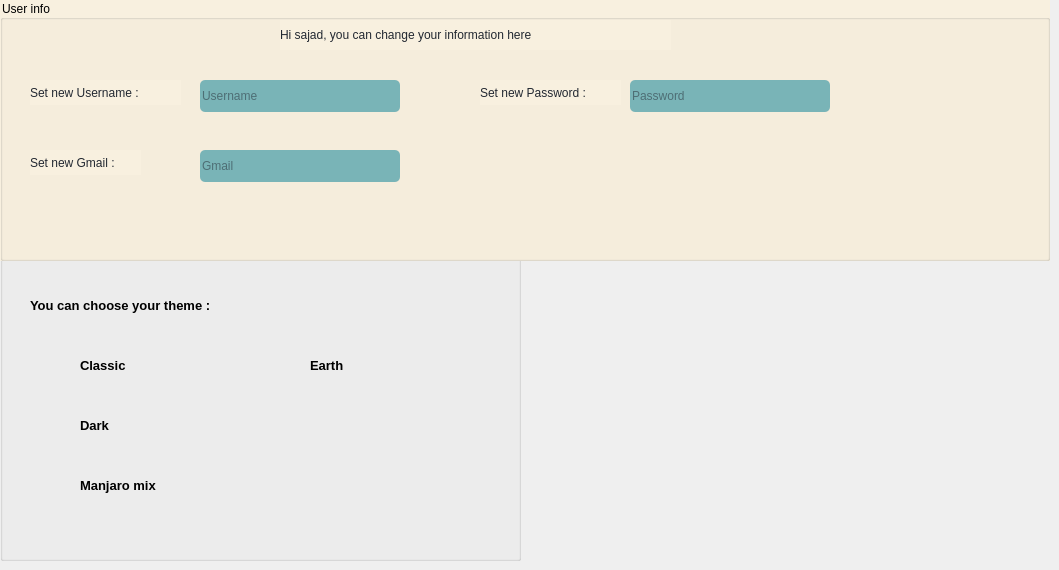
    <widget class="QWidget" name="tab_8">
     <attribute name="title">
      <string>setting</string>
     </attribute>
     <widget class="QGroupBox" name="groupBox_2">
      <property name="geometry">
       <rect>
        <x>0</x>
        <y>250</y>
        <width>521</width>
        <height>311</height>
       </rect>
      </property>
      <property name="styleSheet">
       <string notr="true">font: 87 11pt &quot;Roboto Black&quot;;</string>
      </property>
      <property name="title">
       <string/>
      </property>
      <widget class="QLabel" name="label_24">
       <property name="geometry">
        <rect>
         <x>30</x>
         <y>40</y>
         <width>271</width>
         <height>31</height>
        </rect>
       </property>
       <property name="text">
        <string>&lt;html&gt;&lt;head/&gt;&lt;body&gt;&lt;p&gt;&lt;span style=&quot; font-size:10pt; font-weight:600;&quot;&gt;You can choose your theme :&lt;/span&gt;&lt;/p&gt;&lt;/body&gt;&lt;/html&gt;</string>
       </property>
      </widget>
      <widget class="QPushButton" name="classic">
       <property name="geometry">
        <rect>
         <x>30</x>
         <y>100</y>
         <width>31</width>
         <height>31</height>
        </rect>
       </property>
       <property name="styleSheet">
        <string notr="true">QPushButton {
    border-radius: 15px;
    background: qradialgradient(
        cx: 0.3, cy: -0.4, fx: 0.3, fy: -0.4,
        radius: 1.35, stop: 0 #d5d5d5
        );
    padding: 5px;
    }

</string>
       </property>
       <property name="text">
        <string/>
       </property>
      </widget>
      <widget class="QPushButton" name="dark_blue">
       <property name="geometry">
        <rect>
         <x>30</x>
         <y>160</y>
         <width>31</width>
         <height>31</height>
        </rect>
       </property>
       <property name="styleSheet">
        <string notr="true">QPushButton {
    border-radius: 15px;
    background: qradialgradient(
        cx: 0.3, cy: -0.4, fx: 0.3, fy: -0.4,
        radius: 1.35, stop: 0 #162d44
        );
    padding: 5px;
    }

</string>
       </property>
       <property name="text">
        <string/>
       </property>
      </widget>
      <widget class="QPushButton" name="mnjaromix">
       <property name="geometry">
        <rect>
         <x>30</x>
         <y>220</y>
         <width>31</width>
         <height>31</height>
        </rect>
       </property>
       <property name="styleSheet">
        <string notr="true">QPushButton {
    border-radius: 15px;
    background: qradialgradient(
        cx: 0.3, cy: -0.4, fx: 0.3, fy: -0.4,
        radius: 1.35, stop: 0 #7bd3a3
        );
    padding: 5px;
    }

</string>
       </property>
       <property name="text">
        <string/>
       </property>
      </widget>
      <widget class="QLabel" name="label_25">
       <property name="geometry">
        <rect>
         <x>80</x>
         <y>100</y>
         <width>71</width>
         <height>31</height>
        </rect>
       </property>
       <property name="text">
        <string>&lt;html&gt;&lt;head/&gt;&lt;body&gt;&lt;p&gt;&lt;span style=&quot; font-size:10pt; font-weight:600;&quot;&gt;Classic&lt;/span&gt;&lt;/p&gt;&lt;/body&gt;&lt;/html&gt;</string>
       </property>
      </widget>
      <widget class="QLabel" name="label_26">
       <property name="geometry">
        <rect>
         <x>80</x>
         <y>160</y>
         <width>91</width>
         <height>31</height>
        </rect>
       </property>
       <property name="text">
        <string>&lt;html&gt;&lt;head/&gt;&lt;body&gt;&lt;p&gt;&lt;span style=&quot; font-size:10pt; font-weight:600;&quot;&gt;Dark&lt;/span&gt;&lt;/p&gt;&lt;/body&gt;&lt;/html&gt;</string>
       </property>
      </widget>
      <widget class="QLabel" name="label_27">
       <property name="geometry">
        <rect>
         <x>80</x>
         <y>220</y>
         <width>121</width>
         <height>31</height>
        </rect>
       </property>
       <property name="styleSheet">
        <string notr="true"/>
       </property>
       <property name="text">
        <string>&lt;html&gt;&lt;head/&gt;&lt;body&gt;&lt;p&gt;&lt;span style=&quot; font-size:10pt; font-weight:600;&quot;&gt;Manjaro mix&lt;/span&gt;&lt;/p&gt;&lt;/body&gt;&lt;/html&gt;</string>
       </property>
      </widget>
      <widget class="QPushButton" name="Earth">
       <property name="geometry">
        <rect>
         <x>260</x>
         <y>100</y>
         <width>31</width>
         <height>31</height>
        </rect>
       </property>
       <property name="styleSheet">
        <string notr="true">QPushButton {
    border-radius: 15px;
    background: qradialgradient(
        cx: 0.3, cy: -0.4, fx: 0.3, fy: -0.4,
        radius: 1.35, stop: 0 #609966
        );
    padding: 5px;
    }

</string>
       </property>
       <property name="text">
        <string/>
       </property>
      </widget>
      <widget class="QLabel" name="label_14">
       <property name="geometry">
        <rect>
         <x>310</x>
         <y>100</y>
         <width>121</width>
         <height>31</height>
        </rect>
       </property>
       <property name="styleSheet">
        <string notr="true"/>
       </property>
       <property name="text">
        <string>&lt;html&gt;&lt;head/&gt;&lt;body&gt;&lt;p&gt;&lt;span style=&quot; font-size:10pt; font-weight:600;&quot;&gt;Earth&lt;/span&gt;&lt;/p&gt;&lt;/body&gt;&lt;/html&gt;</string>
       </property>
      </widget>
     </widget>
     <widget class="QGroupBox" name="groupBox">
      <property name="geometry">
       <rect>
        <x>0</x>
        <y>0</y>
        <width>1050</width>
        <height>261</height>
       </rect>
      </property>
      <property name="styleSheet">
       <string notr="true">font: 87 9pt &quot;Roboto Black&quot;;
background-color: rgb(248, 240, 223);
</string>
      </property>
      <property name="title">
       <string>User info</string>
      </property>
      <widget class="QLabel" name="label_10">
       <property name="geometry">
        <rect>
         <x>280</x>
         <y>20</y>
         <width>391</width>
         <height>30</height>
        </rect>
       </property>
       <property name="styleSheet">
        <string notr="true">font: 87 11pt &quot;Roboto Black&quot;;
color:  rgb(34, 40, 49);
 </string>
       </property>
       <property name="text">
        <string>Hi sajad, you can change your information here</string>
       </property>
      </widget>
      <widget class="QLineEdit" name="create_username">
       <property name="geometry">
        <rect>
         <x>200</x>
         <y>80</y>
         <width>200</width>
         <height>32</height>
        </rect>
       </property>
       <property name="styleSheet">
        <string notr="true">font: 75 8pt &quot;Calibri (Body)&quot;;
background-color: rgb(121, 180, 183);
color: rgb(34, 40, 49);
border-radius:5px;



</string>
       </property>
       <property name="text">
        <string/>
       </property>
       <property name="placeholderText">
        <string>Username</string>
       </property>
      </widget>
      <widget class="QLabel" name="label_11">
       <property name="geometry">
        <rect>
         <x>30</x>
         <y>80</y>
         <width>151</width>
         <height>25</height>
        </rect>
       </property>
       <property name="styleSheet">
        <string notr="true">color: rgb(34, 40, 49);
 </string>
       </property>
       <property name="text">
        <string>Set new Username :</string>
       </property>
      </widget>
      <widget class="QLineEdit" name="create_gmail">
       <property name="geometry">
        <rect>
         <x>200</x>
         <y>150</y>
         <width>200</width>
         <height>32</height>
        </rect>
       </property>
       <property name="styleSheet">
        <string notr="true">font: 75 8pt &quot;Calibri (Body)&quot;;
background-color: rgb(121, 180, 183);
color: rgb(34, 40, 49);
border-radius:5px;



</string>
       </property>
       <property name="text">
        <string/>
       </property>
       <property name="placeholderText">
        <string>Gmail</string>
       </property>
      </widget>
      <widget class="QLineEdit" name="create_password">
       <property name="geometry">
        <rect>
         <x>630</x>
         <y>80</y>
         <width>200</width>
         <height>32</height>
        </rect>
       </property>
       <property name="styleSheet">
        <string notr="true">font: 75 8pt &quot;Calibri (Body)&quot;;
background-color: rgb(121, 180, 183);
color: rgb(34, 40, 49);
border-radius:5px;



</string>
       </property>
       <property name="echoMode">
        <enum>QLineEdit::Password</enum>
       </property>
       <property name="placeholderText">
        <string>Password</string>
       </property>
      </widget>
      <widget class="QLabel" name="label_12">
       <property name="geometry">
        <rect>
         <x>30</x>
         <y>150</y>
         <width>111</width>
         <height>25</height>
        </rect>
       </property>
       <property name="styleSheet">
        <string notr="true">color:  rgb(34, 40, 49);
 </string>
       </property>
       <property name="text">
        <string>Set new Gmail :</string>
       </property>
      </widget>
      <widget class="QLabel" name="label_13">
       <property name="geometry">
        <rect>
         <x>480</x>
         <y>80</y>
         <width>141</width>
         <height>25</height>
        </rect>
       </property>
       <property name="styleSheet">
        <string notr="true">color:  rgb(34, 40, 49);
 </string>
       </property>
       <property name="text">
        <string>Set new Password :</string>
       </property>
      </widget>
     </widget>
    </widget>
